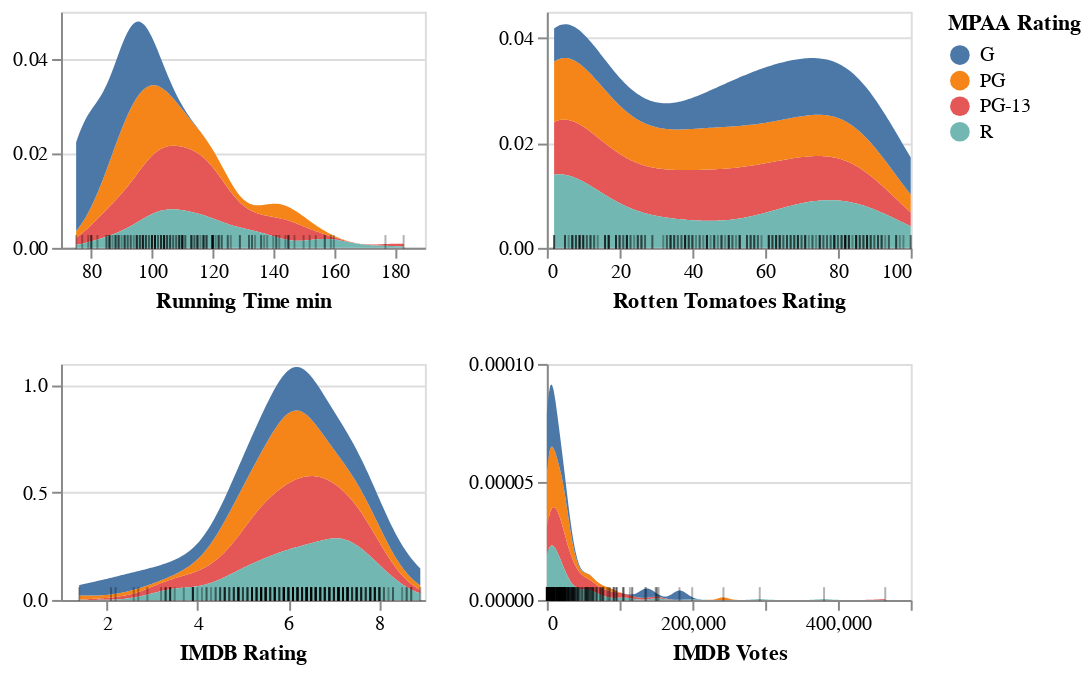

The cell this chart's notebook holds for it:
### Code cell
aly.dist(movies, 'MPAA Rating')

### Figure 1 — Vega-Lite specification as saved in the notebook (floating-point values rounded to 4 significant figures; data arrays with more than 128 entries replaced by an {"elided": "..."} marker saying what was removed)
{"config": {"view": {"continuousWidth": 400, "continuousHeight": 300}}, "concat": [{"layer": [{"mark": "area", "encoding": {"color": {"type": "nominal", "field": "MPAA Rating"}, "x": {"type": "quantitative", "axis": {"grid": false}, "field": "Running Time min"}, "y": {"type": "quantitative", "field": "density", "title": null}}, "height": 120, "transform": [{"density": "Running Time min", "groupby": ["MPAA Rating"], "minsteps": 100, "as": ["Running Time min", "density"]}], "width": 185}, {"mark": {"type": "tick", "color": "black", "height": 7, "opacity": 0.3, "yOffset": 57}, "encoding": {"x": {"type": "quantitative", "field": "Running Time min"}}}]}, {"layer": [{"mark": "area", "encoding": {"color": {"type": "nominal", "field": "MPAA Rating"}, "x": {"type": "quantitative", "axis": {"grid": false}, "field": "Rotten Tomatoes Rating"}, "y": {"type": "quantitative", "field": "density", "title": null}}, "height": 120, "transform": [{"density": "Rotten Tomatoes Rating", "groupby": ["MPAA Rating"], "minsteps": 100, "as": ["Rotten Tomatoes Rating", "density"]}], "width": 185}, {"mark": {"type": "tick", "color": "black", "height": 7, "opacity": 0.3, "yOffset": 57}, "encoding": {"x": {"type": "quantitative", "field": "Rotten Tomatoes Rating"}}}]}, {"layer": [{"mark": "area", "encoding": {"color": {"type": "nominal", "field": "MPAA Rating"}, "x": {"type": "quantitative", "axis": {"grid": false}, "field": "IMDB Rating"}, "y": {"type": "quantitative", "field": "density", "title": null}}, "height": 120, "transform": [{"density": "IMDB Rating", "groupby": ["MPAA Rating"], "minsteps": 100, "as": ["IMDB Rating", "density"]}], "width": 185}, {"mark": {"type": "tick", "color": "black", "height": 7, "opacity": 0.3, "yOffset": 57}, "encoding": {"x": {"type": "quantitative", "field": "IMDB Rating"}}}]}, {"layer": [{"mark": "area", "encoding": {"color": {"type": "nominal", "field": "MPAA Rating"}, "x": {"type": "quantitative", "axis": {"grid": false}, "field": "IMDB Votes"}, "y": {"type": "quantitative", "field": "density", "title": null}}, "height": 120, "transform": [{"density": "IMDB Votes", "groupby": ["MPAA Rating"], "minsteps": 100, "as": ["IMDB Votes", "density"]}], "width": 185}, {"mark": {"type": "tick", "color": "black", "height": 7, "opacity": 0.3, "yOffset": 57}, "encoding": {"x": {"type": "quantitative", "field": "IMDB Votes"}}}]}], "columns": 2, "data": {"name": "data-e90d4df046ad3f04f38334f0b864738f"}, "$schema": "https://vega.github.io/schema/vega-lite/v4.8.1.json", "datasets": {"data-e90d4df046ad3f04f38334f0b864738f": {"elided": "319 records"}}}
